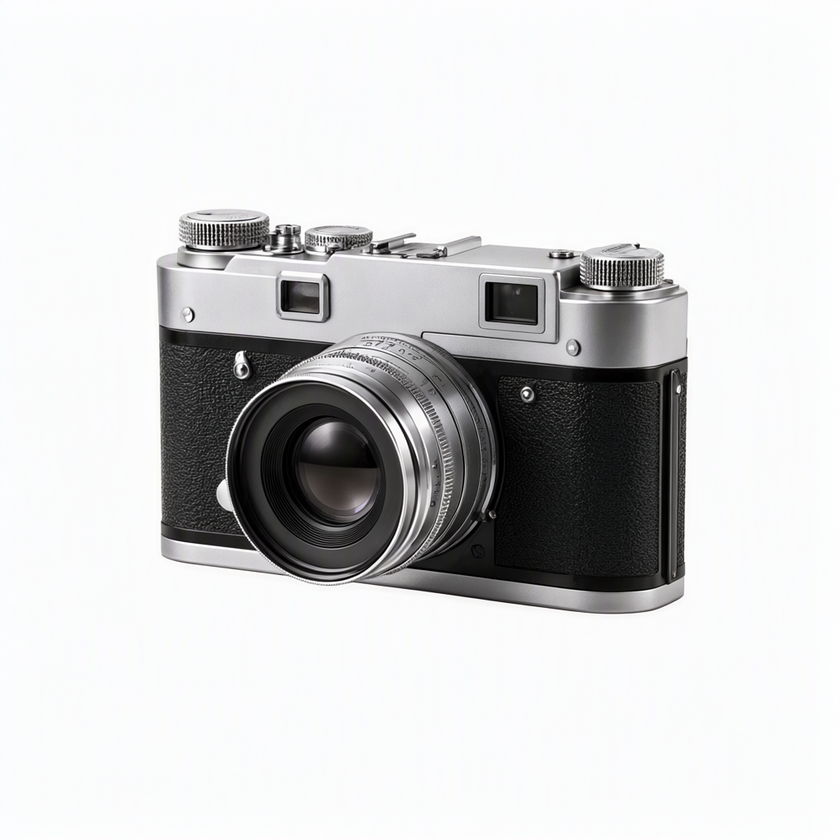
#> input picture projects/camera01/refs/hy_input.png, 840 x 840 px, shrunk from 1024 x 1024 before the run
$ python whiten_bg.py ../projects/camera01/refs/hy_input.png out.png 100
#> lines starting #> are read from the running program, lines starting #| are printed output that depends on the picture
#!/usr/bin/env python3
"""把与图像边缘连通的近白背景涂成纯白，避免 Hunyuan 把淡阴影/灰底烘成几何。

只处理“和边框连通”的近白像素，所以物体内部的高光不会被误伤。

用法：
    ~/ComfyUI/venv/bin/python ~/ai3d/scripts/whiten_bg.py 输入.png 输出.png [阈值]
阈值默认 240（0–255）。背景偏灰就降低，比如 232；怕吃掉物体就升高，比如 248。
"""

from __future__ import annotations

import sys
from collections import deque
from pathlib import Path

from PIL import Image

THRESHOLD = 240


def whiten(src: Path, dst: Path, threshold: int) -> tuple[int, int]:
#> called with threshold = 100
    im = Image.open(src).convert("RGB")
    w, h = im.size
#> w = 840; h = 840
    px = im.load()

    near = [[min(px[x, y]) >= threshold for x in range(w)] for y in range(h)]
#> near = 840 items
    seen = [[False] * w for _ in range(h)]
    q: deque[tuple[int, int]] = deque()

    for x in range(w):
        q.append((x, 0))
        q.append((x, h - 1))
    for y in range(h):
        q.append((0, y))
        q.append((w - 1, y))

    changed = 0
    while q:
        x, y = q.popleft()
        if seen[y][x]:
            continue
        seen[y][x] = True
        if not near[y][x]:
            continue
        px[x, y] = (255, 255, 255)
        changed += 1
        if x > 0:
            q.append((x - 1, y))
        if x < w - 1:
            q.append((x + 1, y))
        if y > 0:
            q.append((x, y - 1))
        if y < h - 1:
            q.append((x, y + 1))
#> after the loop, changed = 588858; seen = 840 items

    im.save(dst)
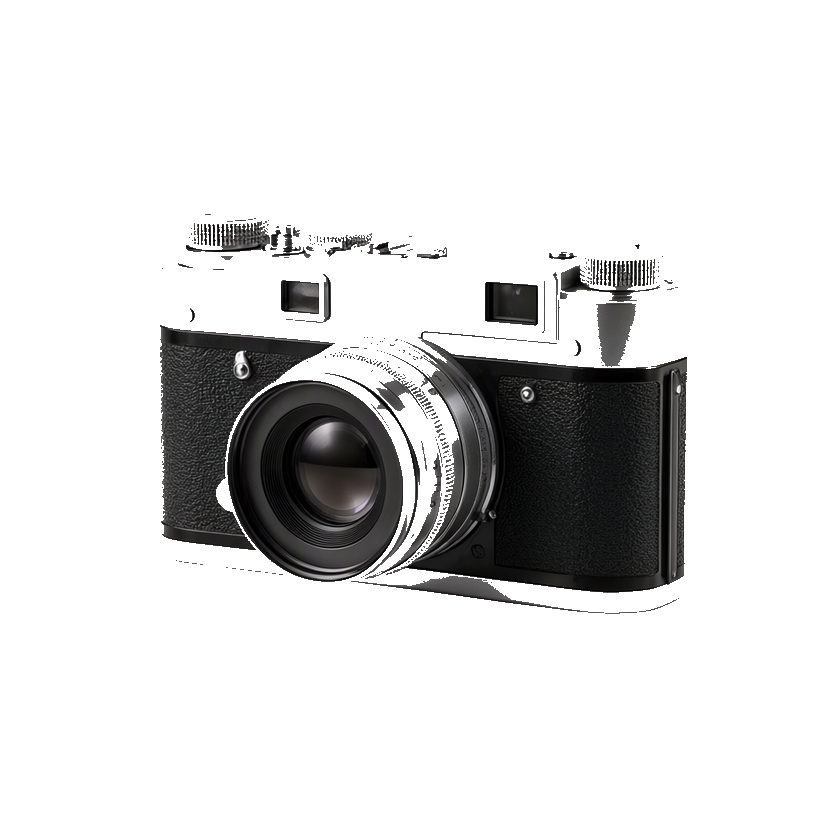
#> saved as out.png: PIL image 840x840 RGB; mean R, G, B 220.1, 220, 220
    return changed, w * h


def main() -> None:
    if len(sys.argv) < 3:
        sys.exit(__doc__)
    src = Path(sys.argv[1]).expanduser().resolve()
    dst = Path(sys.argv[2]).expanduser().resolve()
    threshold = int(sys.argv[3]) if len(sys.argv) > 3 else THRESHOLD
    if not src.is_file():
        sys.exit(f"[×] 找不到输入图：{src}")
    dst.parent.mkdir(parents=True, exist_ok=True)
    changed, total = whiten(src, dst, threshold)
#> changed = 588858; total = 705600
    print(f"[OK] 背景涂白 {changed}/{total} 像素（{changed / total:.1%}）→ {dst}")
#| [OK] 背景涂白 588858/705600 像素（83.5%）→ scripts/out.png


if __name__ == "__main__":
    main()

$ run again, on projects/camera01/refs/concept_00005_.png
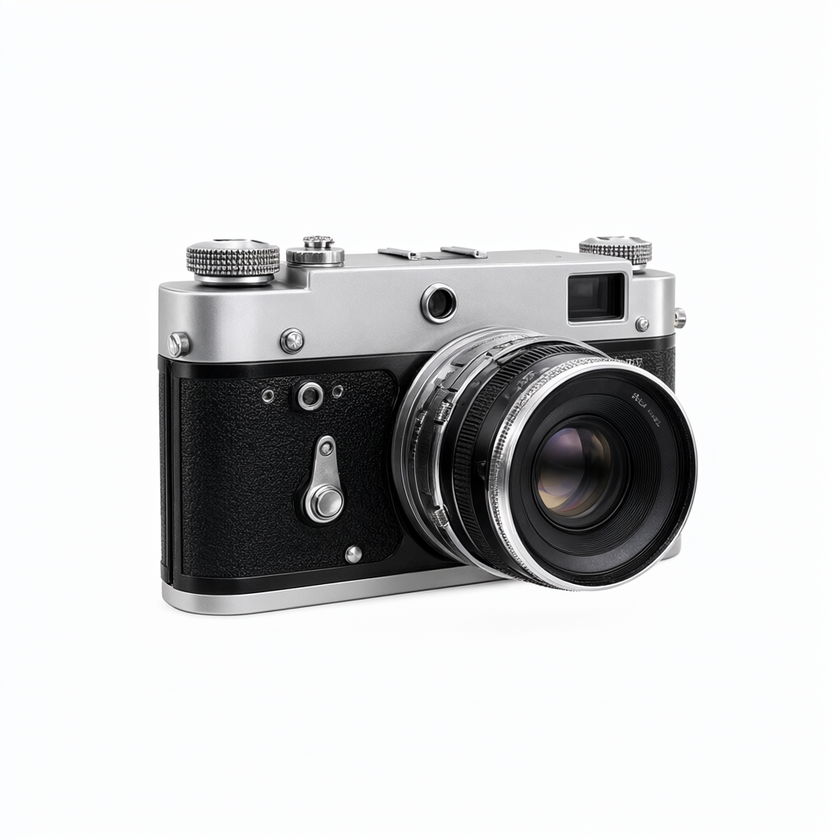
#> input picture projects/camera01/refs/concept_00005_.png, 840 x 840 px, shrunk from 1024 x 1024 before the run
#> near = 840 items
#> after the loop in whiten, `while q:`: changed = 587758; seen = 840 items
#> in whiten, `im.save(dst)`:
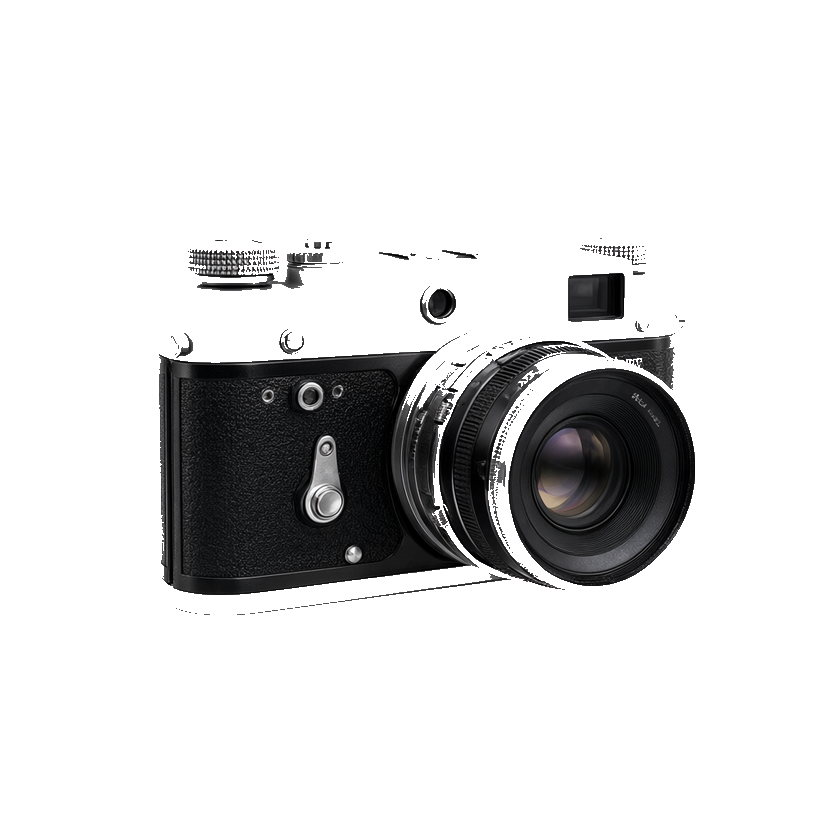
#> saved as out.png: PIL image 840x840 RGB; mean R, G, B 218.8, 218.7, 218.9
#> in main, `changed, total = whiten(src, dst, threshold)`: changed = 587758; total = 705600
#| [OK] 背景涂白 587758/705600 像素（83.3%）→ scripts/out.png
